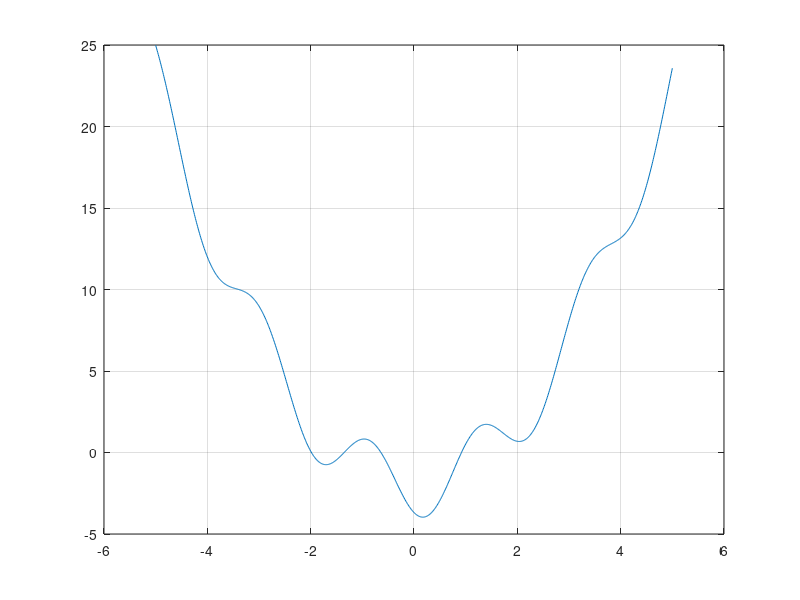

This chart was generated by the following MATLAB code:

function [] = upg2a ()
f = @(x) x.^2 - 2*sin(3*x+1) - 2;
%Genom test av stort intervall på x ser vi att 
%funktionen är strängt växande och endast har
%nollställen för små x
x = [-5:0.01:5];

%Genom att titta på grafen ser vi att alla 
%nollpunkter för f(x) befinner sig mellan 
%x=-3 och x=1

plot(x, f(x))


for i=-3: 2
    if fzero(@(x)f(x),i) ~= fzero(@(x)f(x),i-1)
        fzero(@(x)f(x),i)
    end
    end
    
grid on
end


